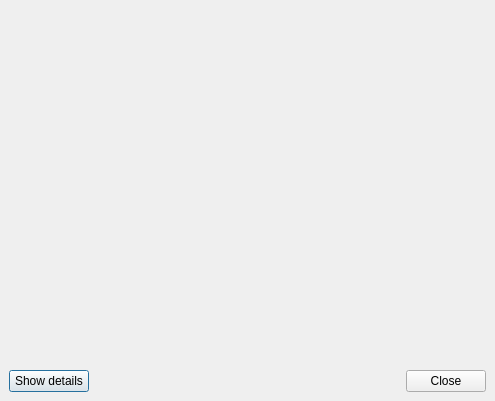
<ui version="4.0" >
 <author></author>
 <comment></comment>
 <exportmacro></exportmacro>
 <class>EventInfoDialog</class>
 <widget class="QDialog" name="EventInfoDialog" >
  <property name="geometry" >
   <rect>
    <x>0</x>
    <y>0</y>
    <width>495</width>
    <height>401</height>
   </rect>
  </property>
  <property name="windowTitle" >
   <string>Event information</string>
  </property>
  <layout class="QVBoxLayout" >
   <property name="margin" >
    <number>9</number>
   </property>
   <property name="spacing" >
    <number>6</number>
   </property>
   <item>
    <widget class="QFrame" name="frame" >
     <property name="frameShape" >
      <enum>QFrame::NoFrame</enum>
     </property>
     <property name="frameShadow" >
      <enum>QFrame::Sunken</enum>
     </property>
    </widget>
   </item>
   <item>
    <layout class="QHBoxLayout" >
     <property name="margin" >
      <number>0</number>
     </property>
     <property name="spacing" >
      <number>6</number>
     </property>
     <item>
      <widget class="QPushButton" name="btnShowDetails" >
       <property name="text" >
        <string>Show details</string>
       </property>
      </widget>
     </item>
     <item>
      <spacer>
       <property name="orientation" >
        <enum>Qt::Horizontal</enum>
       </property>
       <property name="sizeHint" >
        <size>
         <width>40</width>
         <height>20</height>
        </size>
       </property>
      </spacer>
     </item>
     <item>
      <widget class="QPushButton" name="btnClose" >
       <property name="text" >
        <string>Close</string>
       </property>
      </widget>
     </item>
    </layout>
   </item>
  </layout>
 </widget>
 <pixmapfunction></pixmapfunction>
 <resources/>
 <connections>
  <connection>
   <sender>btnClose</sender>
   <signal>clicked()</signal>
   <receiver>EventInfoDialog</receiver>
   <slot>reject()</slot>
   <hints>
    <hint type="sourcelabel" >
     <x>429</x>
     <y>372</y>
    </hint>
    <hint type="destinationlabel" >
     <x>284</x>
     <y>371</y>
    </hint>
   </hints>
  </connection>
 </connections>
</ui>
